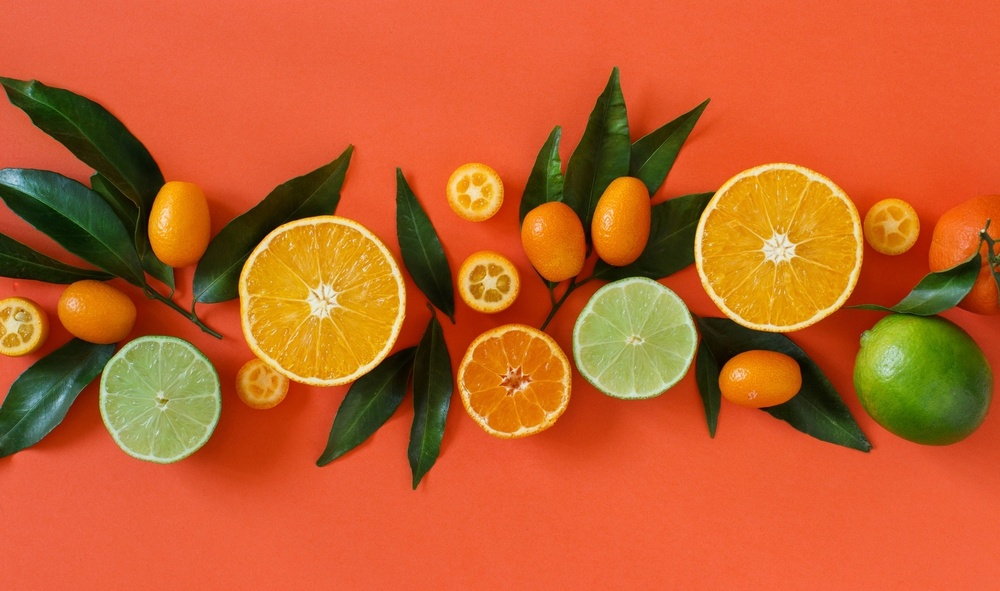
#> input picture LKP7/citrus_1.jpeg, 1000 x 591 px, shrunk from 1600 x 946 before the run
$ python citrus.py
#> lines starting #> are read from the running program, lines starting #| are printed output that depends on the picture; after the words box and inside, x2 and y2 are one past the last pixel; in counts of white or black regions, pixels touching at a corner belong together
import numpy as np
import cv2

# Membaca gambar citrus
citrus_img = cv2.imread("citrus_1.jpeg")
#> citrus_img is the input picture: shape (591, 1000, 3); mean B, G, R 43.4, 95.2, 194.4

# Membuat salinan gambar citrus
output_img = citrus_img.copy()

# Merubah format gambar rubik menjadi grayscale
gray_citrus = cv2.cvtColor(citrus_img, cv2.COLOR_BGR2GRAY)
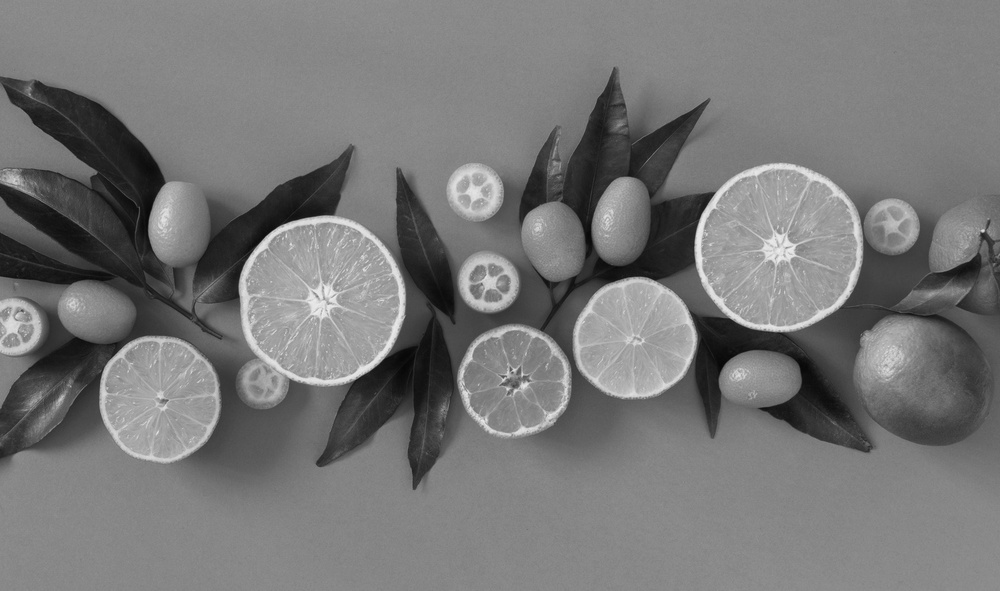
#> gray_citrus: shape (591, 1000); min 4, max 239, mean 118.9

# Menerapakan medianBlur ke gambar gray_citrus
gray_citrus = cv2.medianBlur(gray_citrus,11)

# Mendapatkan lingkaran menggunakan fungsi HoughCircles
circles = cv2.HoughCircles(gray_citrus, cv2.HOUGH_GRADIENT,dp=1,minDist=35,param1=40,param2=55,minRadius=39,maxRadius=220)
#> circles = [[778.5, 247.5, 84.4], [320.5, 300.5, 84.5], [514.5, 381.5, 57.4], [157.5, 399.5, 63.3], [636.5, 336.5, 60.1]]
circles = np.uint16(np.around(circles))
#> circles = [[778, 248, 84], [320, 300, 84], [514, 382, 57], [158, 400, 63], [636, 336, 60]]

# Menggambar lingkaran pada output_image
for i in circles[0,:]:
    cv2.circle(output_img,(i[0],i[1]),i[2],(0,255,0))
    cv2.circle(output_img,(i[0],i[1]),2,(0,0,255))
#> this loop made 5 passes
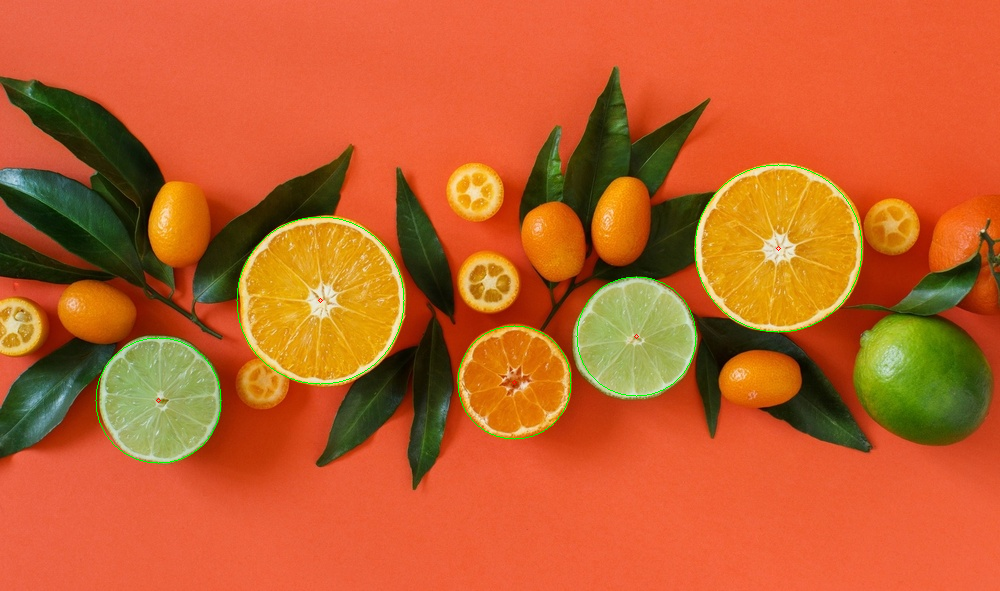
#> output_img: shape (591, 1000, 3); 0.34% of pixels changed, all inside (x1, y1, x2, y2) = (95, 164, 863, 464)
    # print("cx: {}, cy: {}, radius: {}".format(i[0],i[1], i[2]))

# Menampilkan gambar dengan lingkaran
cv2.imshow("output", output_img)

# Menunggu suatu key untuk ditekan agar dapat menutup gambar keluaran
cv2.waitKey(0)
